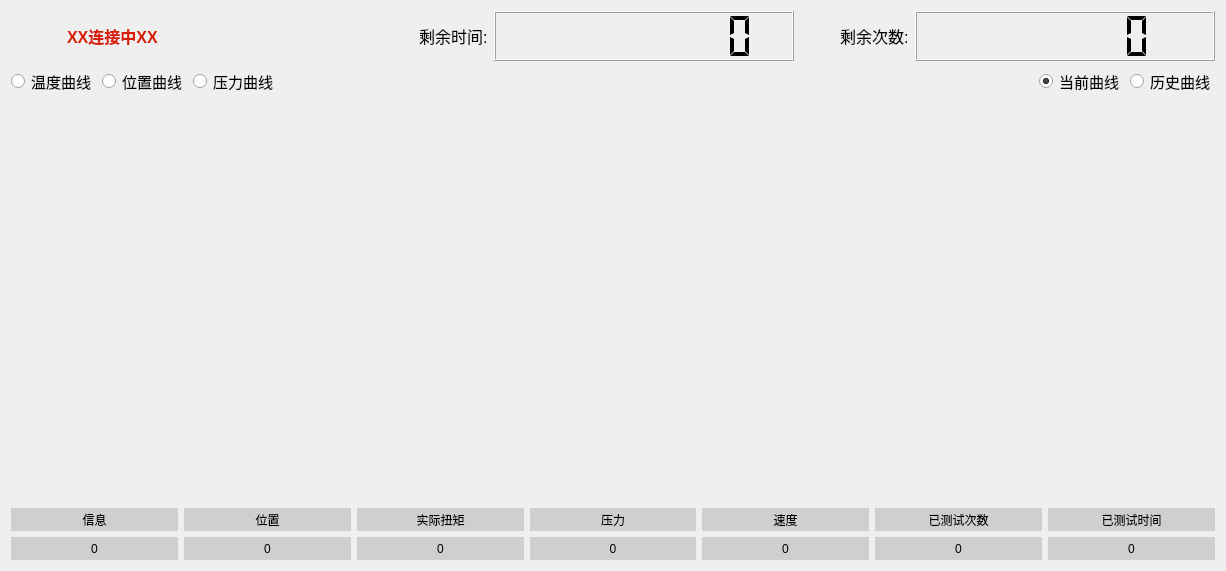
  <widget class="QWidget" name="centralwidget">
   <property name="enabled">
    <bool>true</bool>
   </property>
   <layout class="QHBoxLayout" name="horizontalLayout_40">
    <item>
     <layout class="QHBoxLayout" name="horizontalLayout_2">
      <item>
       <layout class="QVBoxLayout" name="verticalLayout_2">
        <item>
         <layout class="QHBoxLayout" name="horizontalLayout">
          <item>
           <widget class="QLabel" name="motor_info">
            <property name="minimumSize">
             <size>
              <width>50</width>
              <height>35</height>
             </size>
            </property>
            <property name="maximumSize">
             <size>
              <width>50</width>
              <height>35</height>
             </size>
            </property>
            <property name="text">
             <string/>
            </property>
            <property name="pixmap">
             <pixmap resource="../Images/image.qrc">:/images/images/motor_off.png</pixmap>
            </property>
            <property name="scaledContents">
             <bool>true</bool>
            </property>
           </widget>
          </item>
          <item>
           <widget class="QLabel" name="error_info_2">
            <property name="minimumSize">
             <size>
              <width>100</width>
              <height>0</height>
             </size>
            </property>
            <property name="maximumSize">
             <size>
              <width>100</width>
              <height>16777215</height>
             </size>
            </property>
            <property name="text">
             <string>&lt;html&gt;&lt;head/&gt;&lt;body&gt;&lt;p&gt;&lt;span style=&quot; font-size:12pt; font-weight:700; color:#d81e06;&quot;&gt;XX连接中XX&lt;/span&gt;&lt;/p&gt;&lt;/body&gt;&lt;/html&gt;</string>
            </property>
           </widget>
          </item>
          <item>
           <widget class="QLabel" name="error_info">
            <property name="minimumSize">
             <size>
              <width>200</width>
              <height>0</height>
             </size>
            </property>
            <property name="font">
             <font>
              <pointsize>16</pointsize>
              <bold>true</bold>
             </font>
            </property>
            <property name="text">
             <string>&lt;html&gt;&lt;head/&gt;&lt;body&gt;&lt;p&gt;&lt;br/&gt;&lt;/p&gt;&lt;/body&gt;&lt;/html&gt;</string>
            </property>
           </widget>
          </item>
          <item>
           <spacer name="horizontalSpacer_2">
            <property name="orientation">
             <enum>Qt::Orientation::Horizontal</enum>
            </property>
            <property name="sizeHint" stdset="0">
             <size>
              <width>40</width>
              <height>20</height>
             </size>
            </property>
           </spacer>
          </item>
          <item>
           <widget class="QLabel" name="label_2">
            <property name="font">
             <font>
              <pointsize>12</pointsize>
             </font>
            </property>
            <property name="text">
             <string>剩余时间:</string>
            </property>
           </widget>
          </item>
          <item>
           <widget class="QLCDNumber" name="lcdNumber_time">
            <property name="minimumSize">
             <size>
              <width>300</width>
              <height>50</height>
             </size>
            </property>
            <property name="maximumSize">
             <size>
              <width>16777215</width>
              <height>50</height>
             </size>
            </property>
            <property name="digitCount">
             <number>9</number>
            </property>
            <property name="segmentStyle">
             <enum>QLCDNumber::SegmentStyle::Flat</enum>
            </property>
           </widget>
          </item>
          <item>
           <spacer name="horizontalSpacer_3">
            <property name="orientation">
             <enum>Qt::Orientation::Horizontal</enum>
            </property>
            <property name="sizeHint" stdset="0">
             <size>
              <width>40</width>
              <height>20</height>
             </size>
            </property>
           </spacer>
          </item>
          <item>
           <widget class="QLabel" name="label">
            <property name="font">
             <font>
              <pointsize>12</pointsize>
             </font>
            </property>
            <property name="text">
             <string>剩余次数:</string>
            </property>
           </widget>
          </item>
          <item>
           <widget class="QLCDNumber" name="lcdNumber_count">
            <property name="minimumSize">
             <size>
              <width>300</width>
              <height>50</height>
             </size>
            </property>
            <property name="maximumSize">
             <size>
              <width>16777215</width>
              <height>50</height>
             </size>
            </property>
            <property name="digitCount">
             <number>7</number>
            </property>
            <property name="segmentStyle">
             <enum>QLCDNumber::SegmentStyle::Flat</enum>
            </property>
           </widget>
          </item>
         </layout>
        </item>
        <item>
         <layout class="QHBoxLayout" name="horizontalLayout_4">
          <item>
           <layout class="QHBoxLayout" name="horizontalLayout_5">
            <item>
             <layout class="QHBoxLayout" name="horizontalLayout_7">
              <item>
               <widget class="QRadioButton" name="radioButton_2">
                <property name="maximumSize">
                 <size>
                  <width>100</width>
                  <height>40</height>
                 </size>
                </property>
                <property name="font">
                 <font>
                  <pointsize>11</pointsize>
                 </font>
                </property>
                <property name="text">
                 <string>温度曲线</string>
                </property>
                <property name="checked">
                 <bool>false</bool>
                </property>
                <property name="autoExclusive">
                 <bool>true</bool>
                </property>
               </widget>
              </item>
              <item>
               <widget class="QRadioButton" name="radioButton">
                <property name="maximumSize">
                 <size>
                  <width>100</width>
                  <height>40</height>
                 </size>
                </property>
                <property name="font">
                 <font>
                  <pointsize>11</pointsize>
                 </font>
                </property>
                <property name="text">
                 <string>位置曲线</string>
                </property>
                <property name="checked">
                 <bool>true</bool>
                </property>
                <property name="autoExclusive">
                 <bool>true</bool>
                </property>
               </widget>
              </item>
              <item>
               <widget class="QRadioButton" name="radioButton_3">
                <property name="maximumSize">
                 <size>
                  <width>100</width>
                  <height>40</height>
                 </size>
                </property>
                <property name="font">
                 <font>
                  <pointsize>11</pointsize>
                 </font>
                </property>
                <property name="text">
                 <string>压力曲线</string>
                </property>
                <property name="autoExclusive">
                 <bool>true</bool>
                </property>
               </widget>
              </item>
             </layout>
            </item>
            <item>
             <layout class="QHBoxLayout" name="horizontalLayout_10">
              <item>
               <spacer name="horizontalSpacer">
                <property name="orientation">
                 <enum>Qt::Orientation::Horizontal</enum>
                </property>
                <property name="sizeHint" stdset="0">
                 <size>
                  <width>40</width>
                  <height>20</height>
                 </size>
                </property>
               </spacer>
              </item>
             </layout>
            </item>
           </layout>
          </item>
          <item>
           <layout class="QHBoxLayout" name="horizontalLayout_6">
            <item>
             <layout class="QHBoxLayout" name="horizontalLayout_9">
              <item>
               <widget class="QRadioButton" name="radioButton_4">
                <property name="sizePolicy">
                 <sizepolicy hsizetype="Minimum" vsizetype="Fixed">
                  <horstretch>0</horstretch>
                  <verstretch>0</verstretch>
                 </sizepolicy>
                </property>
                <property name="maximumSize">
                 <size>
                  <width>100</width>
                  <height>40</height>
                 </size>
                </property>
                <property name="font">
                 <font>
                  <pointsize>11</pointsize>
                 </font>
                </property>
                <property name="text">
                 <string>当前曲线</string>
                </property>
                <property name="checked">
                 <bool>true</bool>
                </property>
                <property name="autoExclusive">
                 <bool>false</bool>
                </property>
               </widget>
              </item>
              <item>
               <widget class="QRadioButton" name="radioButton_5">
                <property name="enabled">
                 <bool>true</bool>
                </property>
                <property name="maximumSize">
                 <size>
                  <width>100</width>
                  <height>40</height>
                 </size>
                </property>
                <property name="font">
                 <font>
                  <pointsize>11</pointsize>
                 </font>
                </property>
                <property name="text">
                 <string>历史曲线</string>
                </property>
                <property name="checked">
                 <bool>false</bool>
                </property>
                <property name="autoExclusive">
                 <bool>false</bool>
                </property>
               </widget>
              </item>
             </layout>
            </item>
            <item>
             <layout class="QHBoxLayout" name="horizontalLayout_8"/>
            </item>
           </layout>
          </item>
         </layout>
        </item>
        <item>
         <layout class="QHBoxLayout" name="horizontalLayout_11">
          <item>
           <widget class="QCustomPlot" name="plotView" native="true">
            <property name="minimumSize">
             <size>
              <width>0</width>
              <height>400</height>
             </size>
            </property>
            <property name="mouseTracking">
             <bool>false</bool>
            </property>
            <property name="tabletTracking">
             <bool>false</bool>
            </property>
            <property name="layoutDirection">
             <enum>Qt::LayoutDirection::RightToLeft</enum>
            </property>
            <property name="autoFillBackground">
             <bool>false</bool>
            </property>
           </widget>
          </item>
          <item>
           <widget class="QCustomPlot" name="plotView2" native="true"/>
          </item>
         </layout>
        </item>
        <item>
         <layout class="QHBoxLayout" name="horizontalLayout_37">
          <item>
           <layout class="QVBoxLayout" name="verticalLayout_3">
            <item>
             <widget class="QLabel" name="label_37">
              <property name="minimumSize">
               <size>
                <width>129</width>
                <height>23</height>
               </size>
              </property>
              <property name="maximumSize">
               <size>
                <width>16777215</width>
                <height>23</height>
               </size>
              </property>
              <property name="styleSheet">
               <string notr="true">background-color: rgb(207, 207, 207);
color: black; /* 可选，设置文字颜色 */</string>
              </property>
              <property name="text">
               <string>信息</string>
              </property>
              <property name="alignment">
               <set>Qt::AlignmentFlag::AlignCenter</set>
              </property>
             </widget>
            </item>
            <item>
             <widget class="QLabel" name="label_speed_2">
              <property name="minimumSize">
               <size>
                <width>129</width>
                <height>23</height>
               </size>
              </property>
              <property name="maximumSize">
               <size>
                <width>16777215</width>
                <height>23</height>
               </size>
              </property>
              <property name="styleSheet">
               <string notr="true">background-color: rgb(207, 207, 207);
color: black; /* 可选，设置文字颜色 */</string>
              </property>
              <property name="text">
               <string>0</string>
              </property>
              <property name="alignment">
               <set>Qt::AlignmentFlag::AlignCenter</set>
              </property>
             </widget>
            </item>
           </layout>
          </item>
          <item>
           <layout class="QVBoxLayout" name="verticalLayout_23">
            <item>
             <widget class="QLabel" name="label_sensor_9">
              <property name="minimumSize">
               <size>
                <width>129</width>
                <height>22</height>
               </size>
              </property>
              <property name="maximumSize">
               <size>
                <width>16777215</width>
                <height>23</height>
               </size>
              </property>
              <property name="styleSheet">
               <string notr="true">background-color: rgb(207, 207, 207);
color: black; /* 可选，设置文字颜色 */</string>
              </property>
              <property name="text">
               <string>位置</string>
              </property>
              <property name="alignment">
               <set>Qt::AlignmentFlag::AlignCenter</set>
              </property>
             </widget>
            </item>
            <item>
             <widget class="QLabel" name="label_sensor_posi">
              <property name="minimumSize">
               <size>
                <width>129</width>
                <height>23</height>
               </size>
              </property>
              <property name="maximumSize">
               <size>
                <width>16777215</width>
                <height>23</height>
               </size>
              </property>
              <property name="styleSheet">
               <string notr="true">background-color: rgb(207, 207, 207);
color: black; /* 可选，设置文字颜色 */</string>
              </property>
              <property name="text">
               <string>0</string>
              </property>
              <property name="alignment">
               <set>Qt::AlignmentFlag::AlignCenter</set>
              </property>
             </widget>
            </item>
           </layout>
          </item>
          <item>
           <layout class="QVBoxLayout" name="verticalLayout_24">
            <item>
             <widget class="QLabel" name="label_sensor_10">
              <property name="minimumSize">
               <size>
                <width>129</width>
                <height>23</height>
               </size>
              </property>
              <property name="maximumSize">
               <size>
                <width>16777215</width>
                <height>23</height>
               </size>
              </property>
              <property name="styleSheet">
               <string notr="true">background-color: rgb(207, 207, 207);
color: black; /* 可选，设置文字颜色 */</string>
              </property>
              <property name="text">
               <string>实际扭矩</string>
              </property>
              <property name="alignment">
               <set>Qt::AlignmentFlag::AlignCenter</set>
              </property>
             </widget>
            </item>
            <item>
             <widget class="QLabel" name="label1_sensor_torque">
              <property name="minimumSize">
               <size>
                <width>129</width>
                <height>23</height>
               </size>
              </property>
              <property name="maximumSize">
               <size>
                <width>16777215</width>
                <height>23</height>
               </size>
              </property>
              <property name="styleSheet">
               <string notr="true">background-color: rgb(207, 207, 207);
color: black; /* 可选，设置文字颜色 */</string>
              </property>
              <property name="text">
               <string>0</string>
              </property>
              <property name="alignment">
               <set>Qt::AlignmentFlag::AlignCenter</set>
              </property>
             </widget>
            </item>
           </layout>
          </item>
          <item>
           <layout class="QVBoxLayout" name="verticalLayout_25">
            <item>
             <widget class="QLabel" name="label_sensor_11">
              <property name="minimumSize">
               <size>
                <width>129</width>
                <height>23</height>
               </size>
              </property>
              <property name="maximumSize">
               <size>
                <width>16777215</width>
                <height>23</height>
               </size>
              </property>
              <property name="styleSheet">
               <string notr="true">background-color: rgb(207, 207, 207);
color: black; /* 可选，设置文字颜色 */</string>
              </property>
              <property name="text">
               <string>压力</string>
              </property>
              <property name="alignment">
               <set>Qt::AlignmentFlag::AlignCenter</set>
              </property>
             </widget>
            </item>
            <item>
             <widget class="QLabel" name="label_sensor_pear">
              <property name="minimumSize">
               <size>
                <width>129</width>
                <height>23</height>
               </size>
              </property>
              <property name="maximumSize">
               <size>
                <width>16777215</width>
                <height>23</height>
               </size>
              </property>
              <property name="styleSheet">
               <string notr="true">background-color: rgb(207, 207, 207);
color: black; /* 可选，设置文字颜色 */</string>
              </property>
              <property name="text">
               <string>0</string>
              </property>
              <property name="alignment">
               <set>Qt::AlignmentFlag::AlignCenter</set>
              </property>
             </widget>
            </item>
           </layout>
          </item>
          <item>
           <layout class="QVBoxLayout" name="verticalLayout_26">
            <item>
             <widget class="QLabel" name="label_sensor_12">
              <property name="minimumSize">
               <size>
                <width>129</width>
                <height>23</height>
               </size>
              </property>
              <property name="maximumSize">
               <size>
                <width>16777215</width>
                <height>23</height>
               </size>
              </property>
              <property name="styleSheet">
               <string notr="true">background-color: rgb(207, 207, 207);
color: black; /* 可选，设置文字颜色 */</string>
              </property>
              <property name="text">
               <string>速度</string>
              </property>
              <property name="alignment">
               <set>Qt::AlignmentFlag::AlignCenter</set>
              </property>
             </widget>
            </item>
            <item>
             <widget class="QLabel" name="label_sensor_velo">
              <property name="minimumSize">
               <size>
                <width>129</width>
                <height>23</height>
               </size>
              </property>
              <property name="maximumSize">
               <size>
                <width>16777215</width>
                <height>23</height>
               </size>
              </property>
              <property name="styleSheet">
               <string notr="true">background-color: rgb(207, 207, 207);
color: black; /* 可选，设置文字颜色 */</string>
              </property>
              <property name="text">
               <string>0</string>
              </property>
              <property name="alignment">
               <set>Qt::AlignmentFlag::AlignCenter</set>
              </property>
             </widget>
            </item>
           </layout>
          </item>
          <item>
           <layout class="QVBoxLayout" name="verticalLayout_28">
            <item>
             <widget class="QLabel" name="label_sensor_14">
              <property name="minimumSize">
               <size>
                <width>129</width>
                <height>23</height>
               </size>
              </property>
              <property name="maximumSize">
               <size>
                <width>16777215</width>
                <height>23</height>
               </size>
              </property>
              <property name="styleSheet">
               <string notr="true">background-color: rgb(207, 207, 207);
color: black; /* 可选，设置文字颜色 */</string>
              </property>
              <property name="text">
               <string>已测试次数</string>
              </property>
              <property name="alignment">
               <set>Qt::AlignmentFlag::AlignCenter</set>
              </property>
             </widget>
            </item>
            <item>
             <widget class="QLabel" name="label1_run_count">
              <property name="minimumSize">
               <size>
                <width>129</width>
                <height>23</height>
               </size>
              </property>
              <property name="maximumSize">
               <size>
                <width>16777215</width>
                <height>23</height>
               </size>
              </property>
              <property name="styleSheet">
               <string notr="true">background-color: rgb(207, 207, 207);
color: black; /* 可选，设置文字颜色 */</string>
              </property>
              <property name="text">
               <string>0</string>
              </property>
              <property name="alignment">
               <set>Qt::AlignmentFlag::AlignCenter</set>
              </property>
             </widget>
            </item>
           </layout>
          </item>
          <item>
           <layout class="QVBoxLayout" name="verticalLayout_29">
            <item>
             <widget class="QLabel" name="label_sensor_15">
              <property name="minimumSize">
               <size>
                <width>129</width>
                <height>23</height>
               </size>
              </property>
              <property name="maximumSize">
               <size>
                <width>16777215</width>
                <height>23</height>
               </size>
              </property>
              <property name="styleSheet">
               <string notr="true">background-color: rgb(207, 207, 207);
color: black; /* 可选，设置文字颜色 */</string>
              </property>
              <property name="text">
               <string>已测试时间</string>
              </property>
              <property name="alignment">
               <set>Qt::AlignmentFlag::AlignCenter</set>
              </property>
             </widget>
            </item>
            <item>
             <widget class="QLabel" name="label1_run_time">
              <property name="minimumSize">
               <size>
                <width>129</width>
                <height>23</height>
               </size>
              </property>
              <property name="maximumSize">
               <size>
                <width>16777215</width>
                <height>23</height>
               </size>
              </property>
              <property name="styleSheet">
               <string notr="true">background-color: rgb(207, 207, 207);
color: black; /* 可选，设置文字颜色 */</string>
              </property>
              <property name="text">
               <string>0</string>
              </property>
              <property name="alignment">
               <set>Qt::AlignmentFlag::AlignCenter</set>
              </property>
             </widget>
            </item>
           </layout>
          </item>
         </layout>
        </item>
       </layout>
      </item>
     </layout>
    </item>
   </layout>
  </widget>
